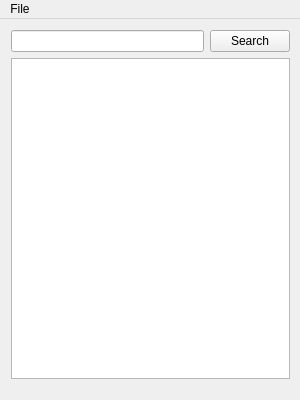
<?xml version="1.0" encoding="UTF-8"?>
<ui version="4.0">
 <class>MainWindow</class>
 <widget class="QMainWindow" name="MainWindow">
  <property name="geometry">
   <rect>
    <x>0</x>
    <y>0</y>
    <width>300</width>
    <height>400</height>
   </rect>
  </property>
  <property name="windowTitle">
   <string>MainWindow</string>
  </property>
  <widget class="QWidget" name="centralWidget">
   <widget class="QWidget" name="gridLayoutWidget">
    <property name="geometry">
     <rect>
      <x>0</x>
      <y>0</y>
      <width>301</width>
      <height>371</height>
     </rect>
    </property>
    <layout class="QGridLayout" name="gridLayout">
     <item row="0" column="0">
      <widget class="QLineEdit" name="lineEdit"/>
     </item>
     <item row="0" column="1">
      <widget class="QPushButton" name="searchButton">
       <property name="text">
        <string>Search</string>
       </property>
      </widget>
     </item>
     <item row="1" column="0" colspan="2">
      <widget class="QTextBrowser" name="textBrowser"/>
     </item>
    </layout>
   </widget>
  </widget>
  <widget class="QMenuBar" name="menuBar">
   <property name="geometry">
    <rect>
     <x>0</x>
     <y>0</y>
     <width>300</width>
     <height>25</height>
    </rect>
   </property>
   <widget class="QMenu" name="menuFile">
    <property name="title">
     <string>File</string>
    </property>
    <addaction name="actionExit"/>
   </widget>
   <addaction name="menuFile"/>
  </widget>
  <action name="actionExit">
   <property name="text">
    <string>Exit</string>
   </property>
  </action>
 </widget>
 <layoutdefault spacing="6" margin="11"/>
 <resources/>
 <connections>
  <connection>
   <sender>actionExit</sender>
   <signal>activated()</signal>
   <receiver>MainWindow</receiver>
   <slot>close()</slot>
   <hints>
    <hint type="sourcelabel">
     <x>-1</x>
     <y>-1</y>
    </hint>
    <hint type="destinationlabel">
     <x>149</x>
     <y>199</y>
    </hint>
   </hints>
  </connection>
 </connections>
</ui>
